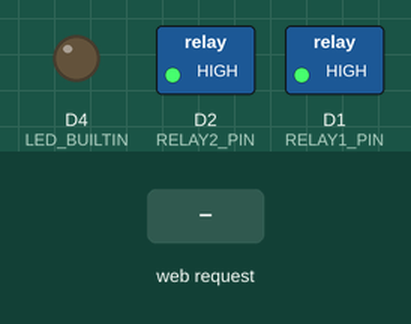
Simulated run of this program. Board: ESP8266 (NodeMCU). Shown: switched loads named in the program (green lamp = pin HIGH), output pins drawn as LEDs (lit = HIGH, except the on-board LED, lit = LOW). Inputs (shaded band) come from the test bench. WiFi joins after 1.5 s; servers stay silent unless stated; what the program prints to the serial monitor is not drawn.

Above: at 3.2 s.
3.3 s: HTTP request GET /relay1/on received
At 3.8 s:
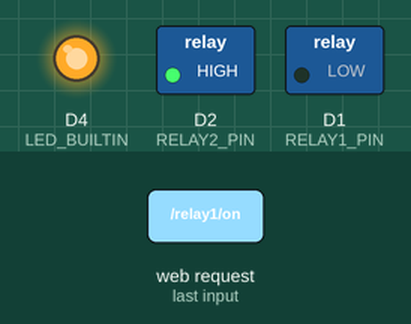
4.9 s: HTTP request GET /relay1/off received
At 6.2 s:
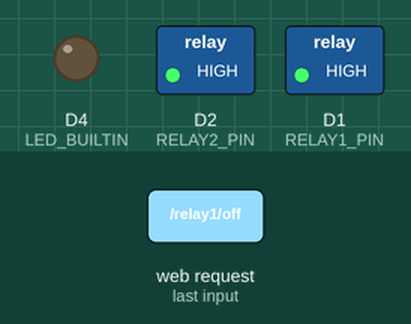
6.5 s: HTTP request GET /relay2/on received
At 7.4 s:
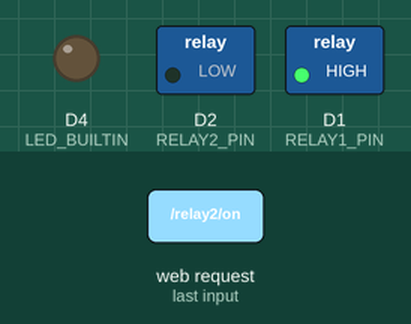
8.0 s: HTTP request GET /relay1/on received
At 8.6 s:
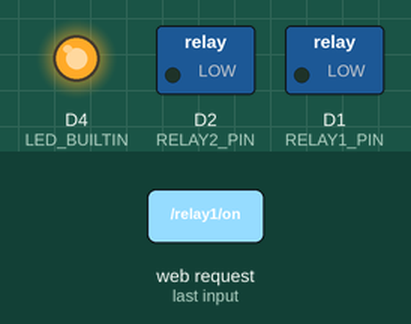
9.6 s: HTTP request GET /relay1/off received
At 10.9 s:
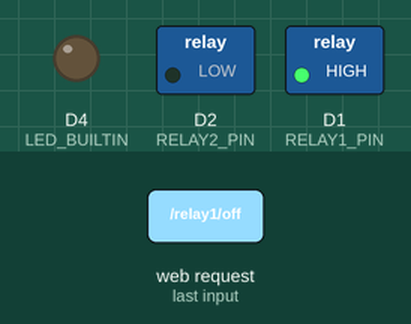
11.2 s: HTTP request GET /relay2/off received
At 12.2 s:
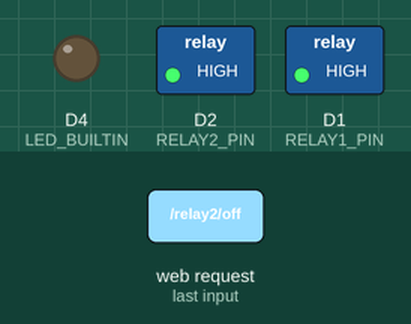
Timing chart, 0 to 13.7 s (numbered marks = the images above; inputs shaded):
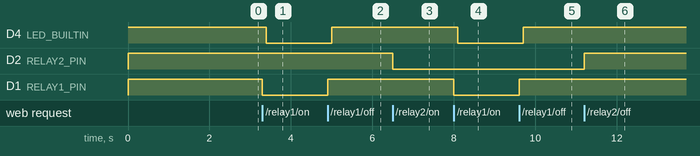

The program:

main.cpp
```cpp
#include <Arduino.h>
#include <ESP8266WiFi.h>
#include <ESP8266WebServer.h>
#include <ESP8266mDNS.h>

#define WIFI_SSID ""
#define WIFI_PASS ""

const int RELAY1_PIN = D1;
const int RELAY2_PIN = D2;
ESP8266WebServer server(80);
MDNSResponder MDNS;

bool BULBstatus1 = HIGH;
bool BULBstatus2 = HIGH;

void handleRoot()
{
  String output = "<html><head><title>SmartLight Control</title>";
  output += "<style>html {font-family: Helvetica; display: inline-block; margin: 0px auto; text-align: center;}";
  output += "body{margin-top: 50px;} h1 {color: #444444;margin: 50px auto 30px;} h3 {color: #444444;margin-bottom: 50px;}";
  output += ".button {margin-top: 30px; display: block;background-color: #1abc9c;border: none;color: white;padding: 2em 3em;text-decoration: none;font-size: 5em;margin: 0px auto 35px;cursor: pointer;border-radius: 10px;}";
  output += ".button-on {background-color: #3498db;}";
  output += ".button-on:active {background-color: #3498db;}";
  output += ".button-off {background-color: #34495e;}";
  output += ".button-off:active {background-color: #2c3e50;}";
  output += "p {font-size: 14px;color: #888;margin-bottom: 10px;}";
  output += "</style>";
  output += "</head><body>";
  output += "<h1 style='font-size: 4em;'>SmartLight Control</h1>";
  output += "<h1 style='font-size: 3em;'>Light Bulb 1</h1>";
  if (BULBstatus1 == LOW)
  {
    output += "<a href='relay1/off' style='text-decoration:none'><button class='button button-off'>Turn Off</button></a>";
  }
  else if (BULBstatus1 == HIGH)
  {
    output += "<a href='relay1/on' style='text-decoration:none'><button class='button button-on'>Turn On</button></a>";
  }
  output += "<h1 style='font-size: 3em;'>Light Bulb 2</h1>";
  if (BULBstatus2 == LOW)
  {
    output += "<a href='relay2/off' style='text-decoration:none'><button class='button button-off'>Turn Off</button></a>";
  }
  else if (BULBstatus2 == HIGH)
  {
    output += "<a href='relay2/on' style='text-decoration:none'><button class='button button-on'>Turn On</button></a>";
  }
  output += "</body></html>";
  server.send(200, "text/html", output);
}

void handleRelay1On()
{
  digitalWrite(RELAY1_PIN, LOW);
  delay(100);
  BULBstatus1 = LOW;
  digitalWrite(LED_BUILTIN, LOW);
  server.sendHeader("Location", String("/"), true);
  server.send(302, "text/plain", "");
}

void handleRelay1Off()
{
  digitalWrite(RELAY1_PIN, HIGH);
  delay(100);
  digitalWrite(LED_BUILTIN, HIGH);
  BULBstatus1 = HIGH;
  server.sendHeader("Location", String("/"), true);
  server.send(302, "text/plain", "");
}

void handleRelay2On()
{
  digitalWrite(RELAY2_PIN, LOW);
  delay(100);
  BULBstatus2 = LOW;
  server.sendHeader("Location", String("/"), true);
  server.send(302, "text/plain", "");
}

void handleRelay2Off()
{
  digitalWrite(RELAY2_PIN, HIGH);
  delay(100);
  BULBstatus2 = HIGH;
  server.sendHeader("Location", String("/"), true);
  server.send(302, "text/plain", "");
}

void status()
{
  server.send(200, "text/plain", "Bulb 1 status: " + String(BULBstatus1) + "\nBulb 2 status: " + String(BULBstatus2));
}
void setup()
{
  pinMode(LED_BUILTIN, OUTPUT);
  pinMode(RELAY1_PIN, OUTPUT);
  pinMode(RELAY2_PIN, OUTPUT);
  digitalWrite(LED_BUILTIN, HIGH);
  digitalWrite(RELAY1_PIN, HIGH);
  digitalWrite(RELAY2_PIN, HIGH);
  WiFi.softAP("SmartLight", "12345678");
  WiFi.setHostname("SmartLight");
  WiFi.begin(WIFI_SSID, WIFI_PASS);
  while (WiFi.status() != WL_CONNECTED)
  {
    delay(1000);
    Serial.println("Connecting to WiFi...");
  }
  if (MDNS.begin("SmartLight", WiFi.localIP()))
  {
    server.on("/", handleRoot);
    server.on("/relay1/on", HTTP_GET, handleRelay1On);
    server.on("/relay1/off", HTTP_GET, handleRelay1Off);
    server.on("/relay2/on", HTTP_GET, handleRelay2On);
    server.on("/relay2/off", HTTP_GET, handleRelay2Off);
    server.on("/status", HTTP_GET, status);
    server.begin();
    MDNS.addService("http", "tcp", 80);
  }
}

void loop()
{
  server.handleClient();
}
```

Measured:
- after the input at 3.3 s, D4 (LED_BUILTIN): HIGH → LOW after 0.10 s; D1 (RELAY1_PIN): HIGH → LOW at once
- after the input at 4.9 s, D4 (LED_BUILTIN): LOW → HIGH after 0.10 s; D1 (RELAY1_PIN): LOW → HIGH at once
- after the input at 6.5 s, D2 (RELAY2_PIN): HIGH → LOW at once
- after the input at 8.0 s, D4 (LED_BUILTIN): HIGH → LOW after 0.10 s; D1 (RELAY1_PIN): HIGH → LOW at once
- after the input at 9.6 s, D4 (LED_BUILTIN): LOW → HIGH after 0.10 s; D1 (RELAY1_PIN): LOW → HIGH at once
- after the input at 11.2 s, D2 (RELAY2_PIN): LOW → HIGH at once
